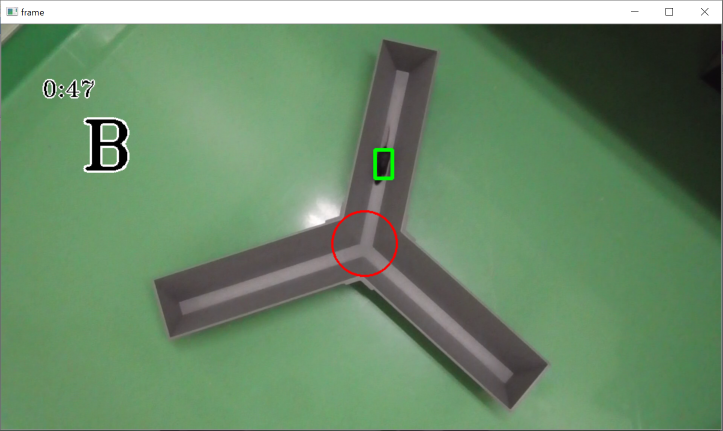
#> input picture figs/ex_show.png, 1445 x 861 px, given in place of 01504.MTS, which was not available (shown at 1/2 size)
$ python detect_ymeiji.py
#> lines starting #> are read from the running program, lines starting #| are printed output that depends on the picture; after the words box and inside, x2 and y2 are one past the last pixel; in counts of white or black regions, pixels touching at a corner belong together; long printed decimals are rounded; pictures that were not available may be replaced by others from this repository, and a replacement may not be noted
### tools/utils.py
import numpy as np


def swap(a, b):
    return b, a


def dist_between(coor1, coor2):
    """
    Calculate distance between two coordinates.

    Parameters
    ----------
    coor1 : list (len = 2)
        Coordinates.
    coor2 : list (len = 2)
        Coordinates.

    Returns
    -------
    distance : float
        Distance between two coordinates.

    Examples
    --------
    >>> a = np.array([1,4])
    >>> b = np.array([4,8])
    >>> dist_between(a,b)
    5
    """
    return ((coor1[0] - coor2[0]) ** 2 + (coor1[1] - coor2[1]) ** 2) ** (1 / 2)


def interior_division(coor1, coor2, m, n):
    """
    Calculate internally dividing point.

    Parameters
    ----------
    coor1 : list (len = 2)
        Coordinates.
    coor2 : list (len = 2)
        Coordinates.
    m : float
        Ratio.
    n : float
        Ratio.

    Returns
    -------
    point : numpy.ndarray
        Internally dividing point.

    Examples
    --------
    >>> a = np.array([1,4])
    >>> b = np.array([4,10])
    >>> m = 1
    >>> n = 2
    >>> interior_division(a,b,m,n)
    np.array([2,6])
    """
    return np.array(
        [
            (n * coor1[0] + m * coor2[0]) / (m + n),
            (n * coor1[1] + m * coor2[1]) / (m + n),
        ]
    )


def rotation_point(target, center, theta):
    """
    Calculate rotated point.

    Parameters
    ----------
    target : list (len = 2)
        Coordinates.
    center : list (len = 2)
        Coordinates.
    theta : float
        Degree angle.

    Returns
    -------
    coor : numpy.ndarray
        Rotated point.

    Examples
    --------
    >>> a = np.array([2,0])
    >>> b = np.array([0,1])
    >>> theta = 90
    >>> rotation_point(a,b,theta)
    np.array([3,2])
    """
    b = np.array(target) - np.array(center)
    theta = theta * np.pi / 180
    s = np.sin(theta)
    c = np.cos(theta)
    rm = [[c, -s], [s, c]]
    coor = np.dot(rm, b) + np.array(center)
    return coor


def coors_to_linearfunction(coor1, coor2, form="general"):
    """
    Calculate coefficients of linearfunction from two coordinates.

    Parameters
    ----------
    target : list (len = 2)
        Coordinates.
    center : list (len = 2)
        Coordinates.
    form : str {general, slope-intercept}
        If you choose general, function is defined as ax+by+c=0.
        If you choose slope-intercept, function is defined as y=ax+b.

    Returns
    -------
    coef : list
        Coefficients of linearfunction.
        If you choose general, return [a,b,c].
        If you choose slope-intercept, return [a,b].

    Examples
    --------
    >>> a = np.array([2,4])
    >>> b = np.array([3,7])
    >>> coors_to_linearfunction(a,b,"slope-intercept")
    np.array([3,-2])
    """
    forms = ["general", "slope-intercept"]
    assert form in forms, f"{form} is not in {forms}."
    m = (coor2[1] - coor1[1]) / (coor2[0] - coor1[0])
    c = coor1[1] - m * coor1[0]
    if form == forms[0]:
        return [m, -1, c]
    elif form == forms[1]:
        return [m, c]


def pixel_between(coor1, coor2):
    """
    Find coordinates on lines between two coordinates.

    Parameters
    ----------
    target : list (len = 2)
        Coordinates.
    center : list (len = 2)
        Coordinates.

    Returns
    -------
    coor : list
        Coordinates list.

    Examples
    --------
    >>> a = np.array([0,0])
    >>> b = np.array([9,5])
    >>> pixel_between(a,b)
    np.array([[0, 0], [1, 0], [1, 1], [2, 1], [3, 1], [3, 2], [4, 2],
    [5, 2], [5, 3], [6, 3], [7, 3], [7, 4], [8, 4], [8, 5], [9, 5]])
    """
    pixels = []
    if coor1[0] > coor2[0]:
        coor1, coor2 = swap(coor1, coor2)
    coef = coors_to_linearfunction(coor1, coor2, "slope-intercept")

    # print(coor)
    for x in range(int(coor1[0]), int(coor2[0]) + 1):
        y_forward = coef[0] * x + coef[1]
        y_backward = coef[0] * (x + 1) + coef[1]
        # print(x, y_forward, y_backward)
        if y_forward < y_backward:
            y_forward, y_backward = swap(y_forward, y_backward)
        y_forward = int(y_forward)
        y_backward = int(y_backward)
        # print(x, y_forward, y_backward)
        for y in range(y_backward, y_forward + 1):
            pixels.append([x, y])
    return pixels

### tools/detect_ymeiji.py
import argparse

import itertools
import cv2
import numpy as np

from . import utils

"""
def mask_green(img):
    hsv = cv2.cvtColor(img, cv2.COLOR_BGR2HSV)
    hsv_min = np.array([30, 30, 0])
    hsv_max = np.array([90, 255, 255])

    mask = cv2.inRange(hsv, hsv_min, hsv_max)  # 背景が黒、yと足は白
    inv_mask = cv2.bitwise_not(mask)
    print(inv_mask.shape)
    return inv_mask
"""
"""
def mask_gray(img):
    hsv = cv2.cvtColor(img, cv2.COLOR_BGR2HSV)

    hsv_min = np.array([30, 30, 0])
    hsv_max = np.array([90, 255, 255])

    mask = cv2.inRange(hsv, hsv_min, hsv_max)  # 背景が黒、yと足は白

    black = np.full(img.shape, 0, dtype=img.dtype)
    background = cv2.bitwise_and(black, black, mask=mask)

    inv_mask = cv2.bitwise_not(mask)
    extracted = cv2.bitwise_and(img, img, mask=inv_mask)
    cv2.imshow("extracted", extracted)
    cv2.waitKey(0)

    masked = cv2.add(extracted, background)

    return mask
"""


def getpoints_auto(file, playback_pos=0.5):
    cap = cv2.VideoCapture(file)

    if not cap.isOpened():
        print(f"Can't open {file}")
        exit()

    cap.set(
        cv2.CAP_PROP_POS_FRAMES, int(cap.get(cv2.CAP_PROP_FRAME_COUNT) * playback_pos)
    )
    ret, frame = cap.read()
    # print(ret, frame)
    if ret:
        # cv2.namedWindow("frame", cv2.WINDOW_NORMAL)
        img = cv2.resize(frame, dsize=None, fx=0.5, fy=0.5)

        # img_mask = mask_green(img)
        img_gray = cv2.cvtColor(img, cv2.COLOR_BGR2GRAY)
        # cv2.imshow("frame", img_gray)
        # cv2.waitKey(0)
        kernel = np.ones((5, 5), np.uint8)
        _, img_binary = cv2.threshold(img_gray, 100, 255, cv2.THRESH_BINARY)
        img_ero = cv2.erode(img_binary, kernel, iterations=1)
        img_dil = cv2.dilate(img_ero, kernel, iterations=3)
        # img_draw = cv2.dilate(img_ero, kernel, iterations=5)
        # th, img_binary = cv2.threshold(img_gray, 0, 255, cv2.THRESH_OTSU)
        # print(th)

        # find feature points
        corners = cv2.goodFeaturesToTrack(img_gray, 10, 0.05, 30)
        corners = np.int0(corners)

        # select 4 points from 10 points
        corners_reshape = []
        for corner in corners:
            x, y = corner.ravel()
            corners_reshape.append([x, y])
            x, y = corner.ravel()
            cv2.circle(img, (x, y), 6, (0, 150, 150), -1)
        x_min, y_min = np.argmin(corners_reshape, axis=0)
        x_max, y_max = np.argmax(corners_reshape, axis=0)

        corners_select = []
        for i in [x_min, y_min, x_max, y_max]:
            corners_select.append(corners_reshape[i])
            [x, y] = corners_reshape[i]
            cv2.circle(img, (x, y), 6, (100, 50, 100), -1)

        # find pairs of points
        first = True
        for (i1, v1), (i2, v2) in itertools.combinations(enumerate(corners_select), 2):
            # print(i1, v1, i2, v2)
            if first:
                thickness = utils.dist_between(v1, v2)
                point_shortset = [i1, i2]
                first = False
            elif utils.dist_between(v1, v2) < thickness:
                thickness = utils.dist_between(v1, v2)
                point_shortset = [i1, i2]

        point_longset = []
        for i in range(4):
            if i not in point_shortset:
                point_longset.append(i)

        center_long = utils.interior_division(
            corners_select[point_longset[0]], corners_select[point_longset[1]], 1, 1
        )
        center_short = utils.interior_division(
            corners_select[point_shortset[0]], corners_select[point_shortset[1]], 1, 1
        )

        # calculate center point and 3 edge points
        # parameter for center = 1.7
        center = utils.interior_division(center_long, center_short, 1, 1.7)
        cv2.circle(img, (int(center[0]), int(center[1])), 6, (0, 0, 255), -1)
        # cv2.circle(img_draw, (int(center[0]), int(center[1])), 6, 128, -1)
        pixelnum = 0
        pixelnum_valid = 0
        edges = []
        for i in range(3):
            edge = utils.rotation_point(center_short, center, 120 * i)
            edges.append(edge)
            cv2.circle(img, (int(edge[0]), int(edge[1])), 6, (255, 0, 0), -1)
            # cv2.circle(img_draw, (int(edge[0]), int(edge[1])), 6, 128, -1)
            pixels = utils.pixel_between(center, edge)
            pixelnum += len(pixels)

            for pixel in pixels:
                if img_dil[pixel[1]][pixel[0]] == 255:
                    cv2.circle(
                        img, (int(pixel[0]), int(pixel[1])), 1, (39, 127, 255), -1
                    )
                    # cv2.circle(img_draw, (int(pixel[0]), int(pixel[1])), 1, 128, -1)
                    pixelnum_valid += 1

        # print(pixelnum_valid, pixelnum, pixelnum_valid / pixelnum)

        # cv2.imshow("decide positions of points", img)
        # cv2.waitKey(0)

    cap.release()
    cv2.destroyAllWindows()

    return center, edges, pixelnum_valid / pixelnum


def show(file, center, edges):
    edges_name = ["A", "B", "C"]
    cap = cv2.VideoCapture(file)

    if not cap.isOpened():
        print(f"Can't open {file}")
        exit()

    ret, frame = cap.read()
    # print(ret, frame)
    if ret:
        # cv2.namedWindow("frame", cv2.WINDOW_NORMAL)
        img = cv2.resize(frame, dsize=None, fx=0.5, fy=0.5)
        cv2.circle(img, (int(center[0]), int(center[1])), 6, (0, 0, 255), -1)
        for i, edge in enumerate(edges):
            cv2.circle(img, (int(edge[0]), int(edge[1])), 6, (128, 0, 128), -1)
            cv2.putText(
                img,
                edges_name[i],
                (int(edge[0]) + 20, int(edge[1]) + 20),
                fontFace=cv2.FONT_HERSHEY_TRIPLEX,
                fontScale=1.0,
                color=(128, 0, 128),
                thickness=2,
                lineType=cv2.LINE_4,
            )
            pixels = utils.pixel_between(center, edge)
            for pixel in pixels:
                cv2.circle(img, (int(pixel[0]), int(pixel[1])), 1, (39, 127, 255), -1)

        cv2.imshow("points", img)
        print("何かキーを押してください")
        cv2.waitKey(0)

    cap.release()
    cv2.destroyAllWindows()


def nothing(x):
    pass


# [50 lines left out: functions getpoint_manual, getpoints_manual, not called in this run]


def yes_no_input():
    while True:
        choice = input("Please respond with 'yes' or 'no' [y/N]: ").lower()
        if choice in ["y", "ye", "yes"]:
            return True
        elif choice in ["n", "no"]:
            return False


def getpoints(file):
    poss = np.arange(0.1, 1.0, 0.2)
    fit_degree_max = 0
    for pos in poss:
        # print(i, pos)
        center_ten, edges_ten, fit_degree = getpoints_auto(file, pos)
        if fit_degree > fit_degree_max:
            center, edges, fit_degree_max = center_ten, edges_ten, fit_degree
    # print(center, edges, fit_degree_max)
    edges = np.roll(edges, 2, axis=0)
    show(file, center, edges)
    print("ラインが迷路に沿っている場合は「y」、沿っていない場合は「n」を入力してEnterを押してください")
    if not yes_no_input():
        center, edges = getpoints_manual(file, center, edges)
    print(center, edges)
    return center, edges


def main(args):
    getpoints(args.file)
#> in getpoints_auto, frame is the input picture: shape (861, 1445, 3); mean B, G, R 104.9, 138.1, 106.3
#> in getpoints_auto, `img_gray = cv2.cvtColor(img, cv2.COLOR_BGR2GRAY)`:
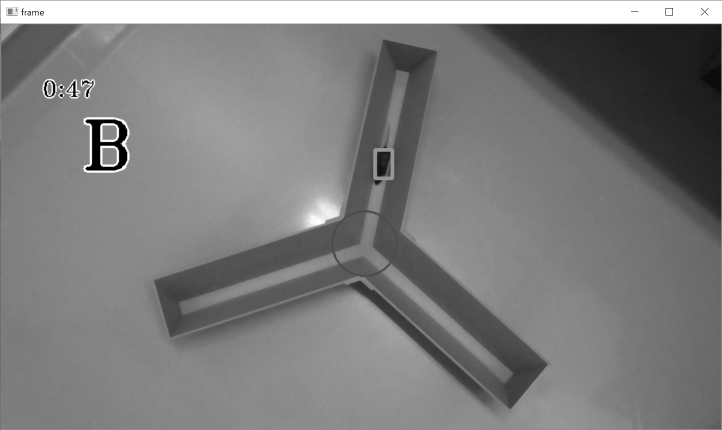
#> img_gray: shape (430, 722); min 0, max 255, mean 125
#> in getpoints_auto, `_, img_binary = cv2.threshold(img_gray, 100, 255, cv2.THRESH_BINARY)`:
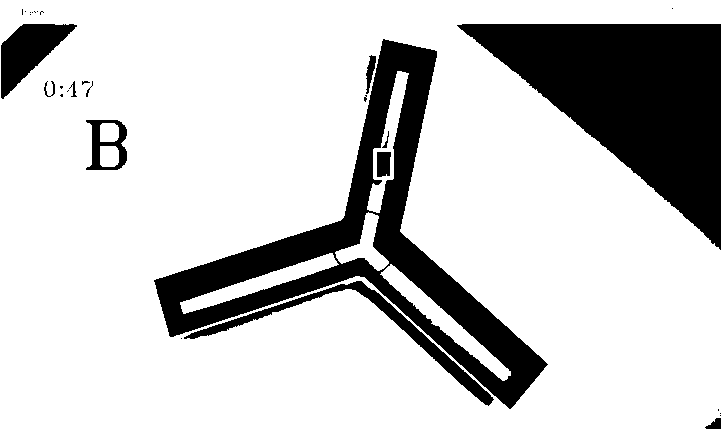
#> img_binary: shape (430, 722); 79.2% white; 30 black regions (18 under 20 px), largest, box (x1, y1, x2, y2) and area: (457, 24, 721, 250) 29347, (154, 39, 548, 409) 27517, (184, 281, 494, 406) 3073
#> in getpoints_auto, `img_ero = cv2.erode(img_binary, kernel, iterations=1)`: img_ero: shape (430, 722); 75.4% white; 10 black regions, largest, box (x1, y1, x2, y2) and area: (152, 37, 550, 411) 39124, (455, 22, 722, 252) 31097, (0, 22, 79, 101) 3331
#> in getpoints_auto, `img_dil = cv2.dilate(img_ero, kernel, iterations=3)`:
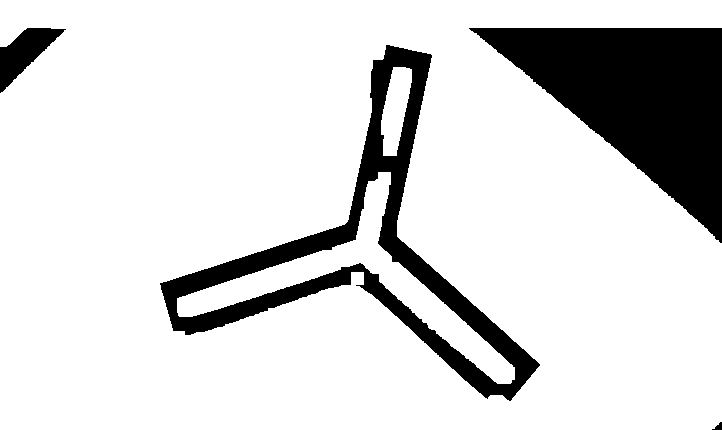
#> img_dil: shape (430, 722); 84.4% white; 4 black regions, box (x1, y1, x2, y2) and area: (469, 28, 722, 243) 26617, (160, 45, 540, 401) 19987, (0, 28, 66, 93) 1875, (712, 422, 722, 430) 43
#> in getpoints_auto, `corners = cv2.goodFeaturesToTrack(img_gray, 10, 0.05, 30)`: corners = [[86, 168], [86, 121], [61, 95], [90, 83], [121, 143], [24, 11], [672, 8], [704, 12], [389, 152], [380, 181]]
#> the loop in getpoints_auto, `for corner in corners:` made 10 passes
#> after the loop in getpoints_auto, `for corner in corners:`:
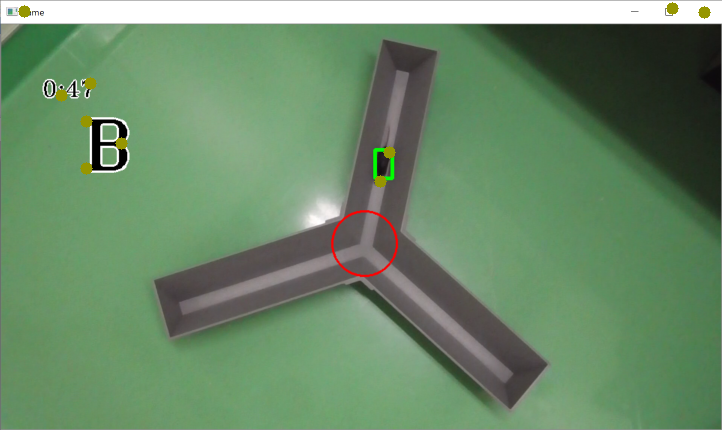
#> img: shape (430, 722, 3); mean B, G, R 104.6, 138.3, 106.5
#> after the loop in getpoints_auto, `for corner in corners:`: corners_reshape has the same summary as corners
#> in getpoints_auto, `x_min, y_min = np.argmin(corners_reshape, axis=0)`: x_min = 5; y_min = 6
#> in getpoints_auto, `x_max, y_max = np.argmax(corners_reshape, axis=0)`: x_max = 7; y_max = 9
#> the loop in getpoints_auto, `for i in [x_min, y_min, x_max, y_max]:` made 4 passes
#> (i, x, y) on passes 1 to 4: (5, 24, 11), (6, 672, 8), (7, 704, 12), (9, 380, 181)
#> after the loop in getpoints_auto, `for i in [x_min, y_min, x_max, y_max]:`:
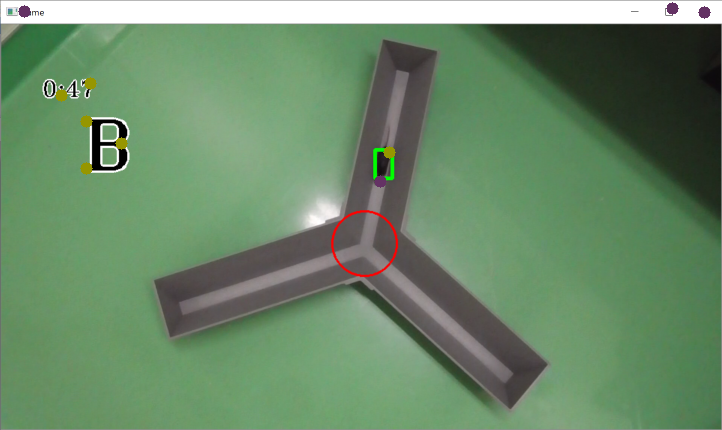
#> img: shape (430, 722, 3); 0.15% of pixels changed, all inside (x1, y1, x2, y2) = (18, 2, 711, 188)
#> after the loop in getpoints_auto, `for i in [x_min, y_min, x_max, y_max]:`: corners_select = [[24, 11], [672, 8], [704, 12], [380, 181]]
#> the loop in getpoints_auto, `for (i1, v1), (i2, v2) in itertools.combinations(enumerate(corners_sel..` made 6 passes
#> (i1, v1, i2, v2, thickness, point_shortset, first) on pass 1: (0, [24, 11], 1, [672, 8], 648, [0, 1], False)
#> (i1, v1, i2, v2, thickness, point_shortset) on passes 3 to 4: (0, [24, 11], 3, [380, 181], 394.5, [0, 3]), (1, [672, 8], 2, [704, 12], 32.25, [1, 2])
#> after the loop in getpoints_auto, `for (i1, v1), (i2, v2) in itertools.combinations(enumerate(corners_sel..`: first = False; thickness = 32.25
#> in getpoints_auto, `point_longset = []`: point_longset = []
#> after the loop in getpoints_auto, `for i in range(4):`: point_longset = [0, 3]
#> in getpoints_auto, `center_long = utils.interior_division( corners_select[point_longset[0]..`: center_long = [202, 96]
#> in getpoints_auto, `center_short = utils.interior_division( corners_select[point_shortset[..`: center_short = [688, 10]
#> in getpoints_auto, `center = utils.interior_division(center_long, center_short, 1, 1.7)`: center = [382, 64.15]
#> in getpoints_auto, `cv2.circle(img, (int(center[0]), int(center[1])), 6, (0, 0, 255), -1)`: img: shape (430, 722, 3); 0.04% of pixels changed, all inside (x1, y1, x2, y2) = (376, 58, 389, 71)
#> the loop in getpoints_auto, `for i in range(3):` made 3 passes
#> (coor1 in pixel_between, coor2 in pixel_between, pixelnum) on passes 2 to 3: ([275.9, 356.2], [382, 64.15], 767), ([182.1, -173.8], [382, 64.15], 1206)
#> (edge, pixelnum) on pass 1: ([688, 10], 362)
#> after the loop in getpoints_auto, `for i in range(3):`:
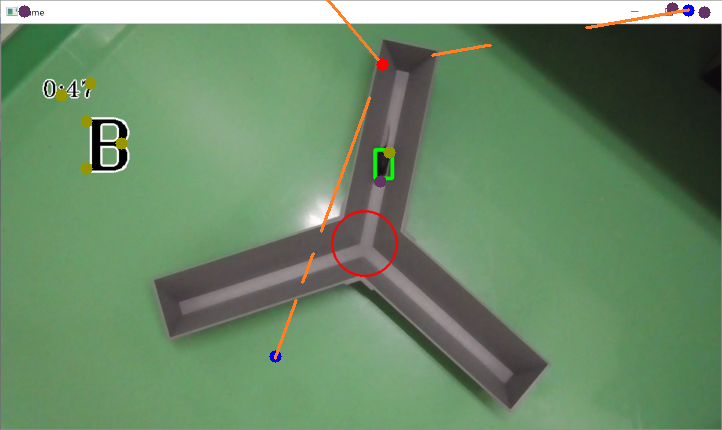
#> img: shape (430, 722, 3); mean B, G, R 104.2, 137.9, 107
#> after the loop in getpoints_auto, `for i in range(3):`: edges = [[688, 10], [275.9, 356.2], [182.1, -173.8]]; pixelnum = 1206; pixelnum_valid = 869
#> in getpoints, `center_ten, edges_ten, fit_degree = getpoints_auto(file, pos)`: center_ten = [382, 64.15]; edges_ten = [[688, 10], [275.9, 356.2], [182.1, -173.8]]; fit_degree = 0.721
#> in getpoints, `center, edges, fit_degree_max = center_ten, edges_ten, fit_degree`: center = [382, 64.15]; edges = [[688, 10], [275.9, 356.2], [182.1, -173.8]]; fit_degree_max = 0.721
#> in getpoints, `edges = np.roll(edges, 2, axis=0)`: edges = [[275.9, 356.2], [182.1, -173.8], [688, 10]]
#> in show, `cv2.circle(img, (int(center[0]), int(center[1])), 6, (0, 0, 255), -1)`: img: shape (430, 722, 3); mean B, G, R 105, 138.3, 106.5
#> the loop in show, `for i, edge in enumerate(edges):` made 3 passes
#> (coor1 in pixel_between, coor2 in pixel_between) on passes 1 to 2: ([275.9, 356.2], [382, 64.15]), ([182.1, -173.8], [382, 64.15])
#> edge on pass 3: [688, 10]
#> after the loop in show, `for i, edge in enumerate(edges):`:
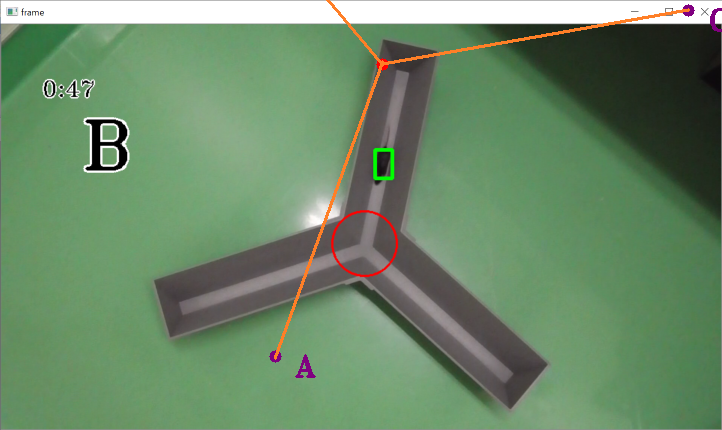
#> img: shape (430, 722, 3); mean B, G, R 104.5, 138, 107.5
#> the loop in yes_no_input, `while True:` made 1 pass; the answer given on pass 1: y
#| [382.          64.148] [[ 275.894  356.226]
#|  [ 182.106 -173.782]
#|  [ 688.           10.        ]]


if __name__ == "__main__":
    parser = argparse.ArgumentParser(
        description="Evaluation for mouse Y_meiji experiment."
    )
    parser.add_argument(
        "--file",
        type=str,
        default="./data/01504.MTS",
        # default="../data/00892.MTS",
        help="video file path (ex: ./data/01504.MTS)",
    )
    args = parser.parse_args()
    # debug(args)
    main(args)
